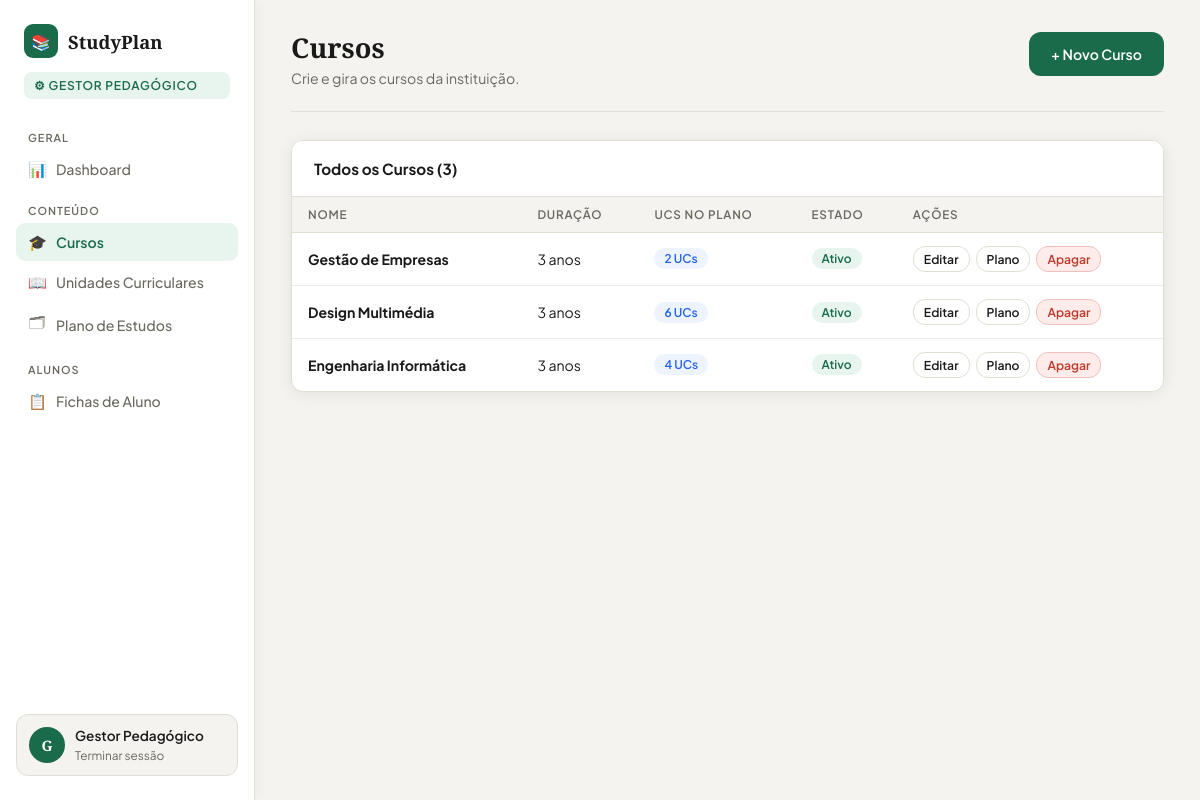
Page /admin/cursos.php (signed in) on the committed database.
### tables this page shows
CREATE TABLE `cursos` (
  `id` int(11) NOT NULL,
  `nome` varchar(150) NOT NULL,
  `descricao` text DEFAULT NULL,
  `duracao_anos` int(11) DEFAULT 3,
  `ativo` tinyint(1) DEFAULT 1,
  `criado_por` int(11) DEFAULT NULL,
  `criado_em` timestamp NOT NULL DEFAULT current_timestamp()
);

### admin/cursos.php (the view, shortened to what this page needs)
<?php
$db = getDB();
$cursos = $db->query("SELECT c.*, u.nome as criado_por_nome, (SELECT COUNT(*) FROM plano_estudos WHERE curso_id=c.id) as total_ucs FROM cursos c LEFT JOIN utilizadores u ON c.criado_por=u.id ORDER BY c.criado_em DESC")->fetchAll();
?>
<!DOCTYPE html>
<html lang="pt-PT">
<head><meta charset="UTF-8"><title>Cursos – Gestor</title>
<link rel="stylesheet" href="../assets/css/style.css"></head>
<body>
<div class="layout">
    <?php include 'sidebar.php'; ?>
    <main class="main">
        <div class="topbar">
            <div><h1>Cursos</h1><p>Crie e gira os cursos da instituição.</p></div>
            <button class="btn btn-primary" style="width:auto" onclick="document.getElementById('modal-criar').classList.add('open')">+ Novo Curso</button>
        </div>
        <div class="card">
            <div class="card-header"><h3>Todos os Cursos (<?= count($cursos) ?>)</h3></div>
            <?php if ($cursos): ?>
            <table>
                <thead><tr><th>Nome</th><th>Duração</th><th>UCs no plano</th><th>Estado</th><th>Ações</th></tr></thead>
                <tbody>
                <?php foreach ($cursos as $c): ?>
                <tr>
                    <td><strong><?= htmlspecialchars($c['nome']) ?></strong><br><small style="color:var(--muted)"><?= htmlspecialchars(substr($c['descricao']??'',0,60)) ?></small></td>
                    <td><?= $c['duracao_anos'] ?> anos</td>
                    <td><span class="badge badge-blue"><?= $c['total_ucs'] ?> UCs</span></td>
                    <td><span class="badge <?= $c['ativo']?'badge-green':'badge-stone' ?>"><?= $c['ativo']?'Ativo':'Inativo' ?></span></td>
                    <td style="display:flex;gap:6px;flex-wrap:wrap;">
                        <a href="cursos.php?editar=<?= $c['id'] ?>" class="btn btn-secondary btn-xs">Editar</a>
                        <a href="plano_estudos.php?curso=<?= $c['id'] ?>" class="btn btn-secondary btn-xs">Plano</a>
                        <a href="cursos.php?apagar=<?= $c['id'] ?>" class="btn btn-danger btn-xs" onclick="return confirm('Apagar este curso?')">Apagar</a>
                    </td>
                </tr>
                <?php endforeach; ?>
                </tbody>
            </table>
            <?php else: ?>
                <div class="empty-state"><div class="empty-icon">🎓</div><p>Nenhum curso criado. Crie o primeiro!</p></div>
            <?php endif; ?>
        </div>
    </main>
</div>
</body>
</html>

### assets/css/style.css (style rules this page uses)
:root { --bg: #F4F3EF; --bg2: #ECEAE4; --white: #FFFFFF; --card: #FFFFFF; --border: #E2DED6; --accent: #1A6B4A; --accent2: #2E9E6E; --accent3: #E8F5EF; --text: #1A1A1A; --muted: #6B6860; --danger: #C0392B; --danger-bg: #FDECEA; --warning: #D4761A; --warning-bg: #FEF3E7; --success: #1A6B4A; --success-bg: #E8F5EF; --radius: 12px; --shadow: 0 2px 16px rgba(0,0,0,0.08); --shadow-lg: 0 8px 32px rgba(0,0,0,0.12); }
* { margin: 0; padding: 0; box-sizing: border-box; }
body { font-family: 'Plus Jakarta Sans', sans-serif; background: var(--bg); color: var(--text); min-height: 100vh; font-size: 0.95rem; }
h1, h2, h3 { font-family: 'Playfair Display', serif; }
a { color: inherit; text-decoration: none; }
.btn { display: inline-flex; align-items: center; gap: 7px; padding: 11px 22px; border-radius: var(--radius); font-family: 'Plus Jakarta Sans', sans-serif; font-weight: 600; font-size: 0.88rem; cursor: pointer; border: none; transition: all 0.18s; text-decoration: none; white-space: nowrap; }
.btn-primary { background: var(--accent); color: white; width: 100%; justify-content: center; padding: 13px 22px; }
.btn-secondary { background: var(--white); color: var(--text); border: 1.5px solid var(--border); width: auto; }
.btn-danger { background: var(--danger-bg); color: var(--danger); border: 1.5px solid #f1c0bc; width: auto; }
.btn-xs { padding: 4px 10px; font-size: 0.76rem; }
.layout { display: flex; min-height: 100vh; }
.main { margin-left: 255px; flex: 1; padding: 32px 36px; min-height: 100vh; }
.topbar { display: flex; justify-content: space-between; align-items: flex-start; margin-bottom: 28px; padding-bottom: 24px; border-bottom: 1px solid var(--border); }
.topbar h1 { font-size: 1.7rem; line-height: 1.2; }
.topbar p { color: var(--muted); font-size: 0.88rem; margin-top: 4px; }
.card { background: var(--white); border: 1px solid var(--border); border-radius: var(--radius); overflow: hidden; box-shadow: var(--shadow); margin-bottom: 22px; }
.card-header { display: flex; justify-content: space-between; align-items: center; padding: 18px 22px; border-bottom: 1px solid var(--border); background: var(--white); }
.card-header h3 { font-family: 'Plus Jakarta Sans', sans-serif; font-size: 0.95rem; font-weight: 700; }
table { width: 100%; border-collapse: collapse; }
th { text-align: left; padding: 10px 16px; font-size: 0.73rem; color: var(--muted); text-transform: uppercase; letter-spacing: 0.8px; font-weight: 600; background: var(--bg); border-bottom: 1px solid var(--border); }
td { padding: 13px 16px; font-size: 0.88rem; border-bottom: 1px solid var(--bg2); vertical-align: middle; }
tr:last-child td { border-bottom: none; }
.badge { display: inline-flex; align-items: center; gap: 4px; padding: 3px 10px; border-radius: 50px; font-size: 0.75rem; font-weight: 600; }
.badge-green { background: var(--success-bg); color: var(--success); }
.badge-blue { background: #EEF4FF; color: #2563EB; }

### rows in the picture
cursos: nome "Gestão de Empresas", duracao_anos "3", total_ucs "2", ativo "Ativo"
cursos: nome "Design Multimédia", duracao_anos "3", total_ucs "6", ativo "Ativo"
cursos: nome "Engenharia Informática", duracao_anos "3", total_ucs "4", ativo "Ativo"

### other values in the picture
$ini "G"
$_SESSION['user_nome'] "Gestor Pedagógico"
count($cursos) "3"
